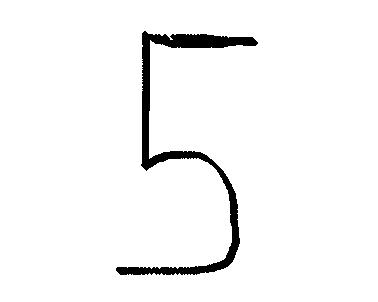
#> input picture my_image.jpg, 378 x 302 px
$ python -i image_process.py   (imports and definitions only)
#> lines starting #> are read from the running program, lines starting #| are printed output that depends on the picture; after the words box and inside, x2 and y2 are one past the last pixel; in counts of white or black regions, pixels touching at a corner belong together
import numpy as np
import cv2
import matplotlib.pyplot as plt

def process_image():
    img = cv2.imread('my_image.jpg')
#> img is the input picture: shape (302, 378, 3); min 0, max 255, mean 245.5
    grayscale = cv2.cvtColor(img, cv2.COLOR_BGR2GRAY)
    # NOTE: values_changed: 125 -> 75, THRESH_BINARY -> THRESH_BINARY_INV
    ret,thresh = cv2.threshold(grayscale,75,255,cv2.THRESH_BINARY_INV) # image, lower, max, type
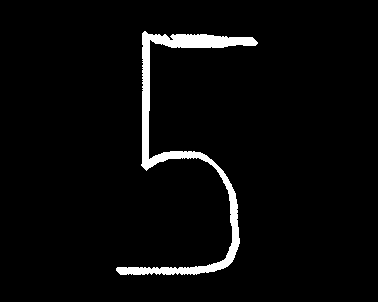
#> thresh: shape (302, 378); 3.7% white; 1 white region
    # NOTE: values_changed: RETR_TREE -> RERT_EXTERNAL
    contours, hierarchy = cv2.findContours(thresh, cv2.RETR_EXTERNAL, cv2.CHAIN_APPROX_SIMPLE) # image, mode, method
#> contours = 1 contour; box (x1, y1, x2, y2) and area: (116, 31, 258, 275) 3718
    cv2.drawContours(img, contours, -1, (0,255,0), 3) # image, contour, start, color, thickness.
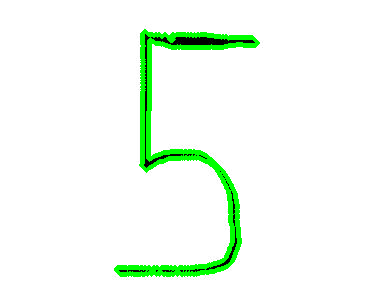
#> img: shape (302, 378, 3); 4.53% of pixels changed, all inside (x1, y1, x2, y2) = (114, 29, 260, 277)
    # cv2.imshow('image', img)
    # cv2.waitKey(0)
    # cv2.destroyAllWindows()

    preprocessed_digits = []

    for c in contours:
        x, y, w, h = cv2.boundingRect(c)
        # creating rectangle around the digit.
        cv2.rectangle(img, (x, y), (x + w, y + h), (0, 255, 0), thickness = 2)
        # croping out the digit from the image corresponding to the current contours in the for loop
        digit = thresh[y:y+h, x:x+h] # NOTE: try removing y and x
        # resize the digit to (18, 18)
        resized_digit = cv2.resize(digit, (18, 18))
        #padding the digit with 5 pixel of black color (zeros)
        padded_digit = np.pad(resized_digit, ((5, 5), (5, 5)), "constant", constant_values = 0)
        preprocessed_digits.append(padded_digit)
#> this loop made 1 pass
#> (x, y, w, h) on pass 1: (116, 31, 142, 244)
#> pass 1, in process_image, `digit = thresh[y:y+h, x:x+h]`:
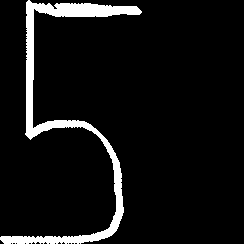
#> digit: shape (244, 244); 7.1% white; 1 white region, box (x1, y1, x2, y2) and area: (0, 0, 142, 244) 4237
#> after the loop:
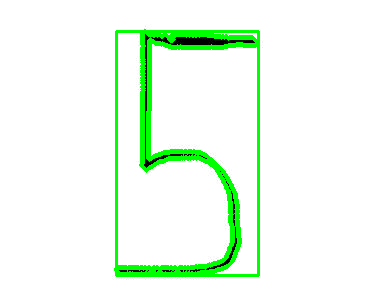
#> img: shape (302, 378, 3); 1.77% of pixels changed, all inside (x1, y1, x2, y2) = (115, 30, 260, 277)
#> after the loop, preprocessed_digits = 1 item
    return preprocessed_digits

# [6 lines of commented-out code are left out]

>>> result = process_image()
#> result = 1 item
